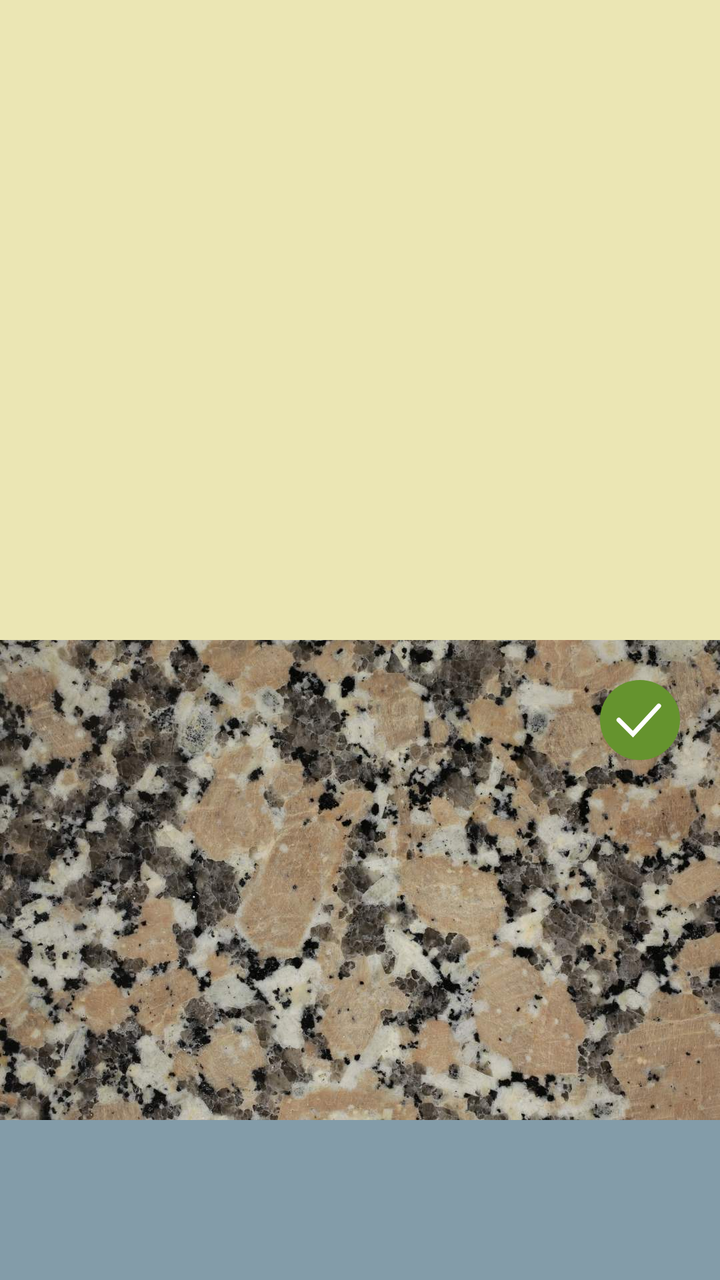
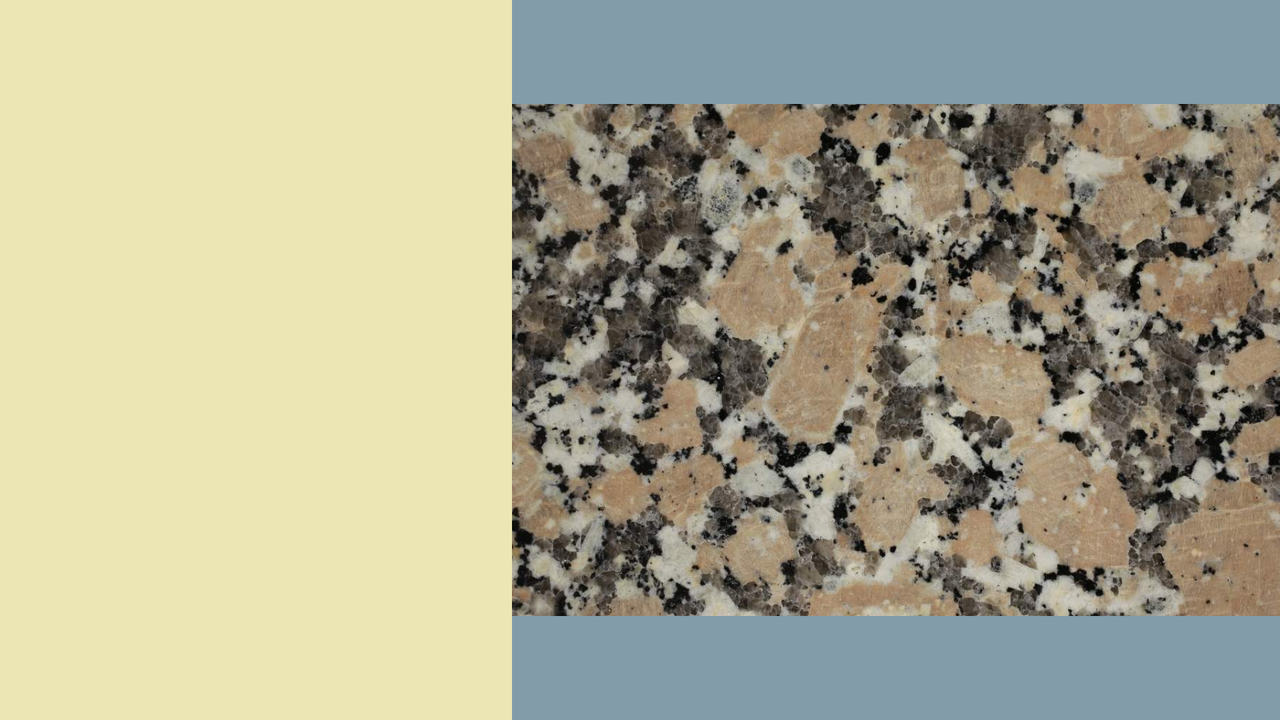

Two renders of one Android screen. The first uses the default layout on a phone; the second uses the alternative layout the repository ships for a different screen configuration, on a matching device. The two XML files are below.
<!-- AndroidManifest.xml: application theme AppTheme -->
<!-- res/layout/activity_task_drag_drop_zula.xml -->
<?xml version="1.0" encoding="utf-8"?>
<LinearLayout xmlns:android="http://schemas.android.com/apk/res/android"
    xmlns:app="http://schemas.android.com/apk/res-auto"
    xmlns:tools="http://schemas.android.com/tools"
    android:layout_width="match_parent"
    android:layout_height="match_parent"
    android:orientation="vertical"
    android:background="@color/colorPozadiTaskTmava"
    tools:context="cz.cuni.pedf.vovap.jirsak.geostezka.TaskDragDropActivity">

    <GridView
        android:id="@+id/llDD"
        style="@style/GeoThemeDashboardUlohy"
        android:layout_width="match_parent"
        android:layout_height="match_parent"
        android:layout_weight="0.5"
        android:columnWidth="@dimen/dimTaskDragDrop_sourceImg_width"

        android:horizontalSpacing="10dp"
        android:numColumns="auto_fit"
        android:paddingBottom="20dp"
        android:paddingLeft="30dp"
        android:paddingRight="30dp"
        android:paddingTop="30dp"
        android:stretchMode="none"
        android:verticalSpacing="20dp"/>

    <RelativeLayout
        android:layout_width="match_parent"
        android:layout_height="match_parent"
        android:orientation="vertical"
        android:layout_weight="0.5"
        android:id="@+id/rlDD">
        <ImageView
            android:id="@+id/ivDDZula"
            android:layout_height="wrap_content"
            android:layout_width="match_parent"
            android:adjustViewBounds="true"
            android:src="@drawable/granit_liberec"
            />

        <ImageView
            android:id="@+id/confirmTask"
            android:layout_width="50dp"
            android:layout_height="50dp"
            android:layout_marginEnd="15dp"
            android:layout_marginTop="15dp"
            android:src="@drawable/ic_check_ok"
            android:layout_alignParentEnd="true"
            android:visibility="visible"
            android:padding="5dp"
            />
    </RelativeLayout>

    


</LinearLayout>
<!-- resources referenced by this layout -->
<resources>
  <color name="colorPozadiTaskTmava">#839CA9</color>
  <dimen name="dimTaskDragDrop_sourceImg_width">100dp</dimen>
  <!-- drawable granit_liberec: jpg bitmap (drawable, 136426 bytes) -->
  <!-- drawable ic_check_ok (drawable) -->
  <vector android:height="24dp" android:viewportHeight="34.0"
      android:viewportWidth="34.0" android:width="24dp" xmlns:android="http://schemas.android.com/apk/res/android">
      <path android:fillColor="#65932E" android:pathData="M17,17m-17,0a17,17 0,1 1,34 0a17,17 0,1 1,-34 0"/>
      <path android:fillColor="#00000000"
          android:pathData="M8,17l6,6l11,-12"
          android:strokeColor="#FEFEFE" android:strokeLineCap="round" android:strokeWidth="1.94994"/>
  </vector>
  <style name="GeoThemeDashboardUlohy" parent="android:Widget.GridView">
          <item name="android:layout_width">wrap_content</item>
          <item name="android:layout_height">match_parent</item>
          <item name="android:background">#EBE6B4</item>
          <item name="android:stretchMode">spacingWidth</item>
          <item name="android:layout_centerInParent">true</item>
          <item name="android:gravity">center</item>
      </style>
  <style name="AppTheme" parent="android:Theme.Holo.Light.DarkActionBar">
          <item name="android:fontFamily">sans-serif</item>
      </style>
</resources>
<!-- res/layout-land/activity_task_drag_drop_zula.xml (the repository's variant of the layout above) -->
<!-- drawn on the phone turned sideways -->
<?xml version="1.0" encoding="utf-8"?>
<LinearLayout xmlns:android="http://schemas.android.com/apk/res/android"
              xmlns:app="http://schemas.android.com/apk/res-auto"
              xmlns:tools="http://schemas.android.com/tools"
              android:layout_width="match_parent"
              android:layout_height="match_parent"
              android:orientation="horizontal"
              android:background="@color/colorPozadiTaskTmava"
              tools:context="cz.cuni.pedf.vovap.jirsak.geostezka.TaskDragDropActivity">

    <GridView
        android:id="@+id/llDD"
        style="@style/GeoThemeDashboardUlohy"
        android:layout_width="match_parent"
        android:layout_height="match_parent"
        android:layout_weight="3"
        android:columnWidth="@dimen/dimTaskDragDrop_sourceImg_width"

        android:horizontalSpacing="10dp"
        android:numColumns="auto_fit"
        android:paddingBottom="20dp"
        android:paddingLeft="30dp"
        android:paddingRight="30dp"
        android:paddingTop="30dp"
        android:stretchMode="none"
        android:verticalSpacing="20dp"/>

    <RelativeLayout
        android:layout_width="match_parent"
        android:layout_height="wrap_content"
        android:layout_weight="2"
        android:layout_gravity="center_vertical"
        android:id="@+id/rlDD">
        <ImageView
            android:id="@+id/ivDDZula"
            android:layout_height="wrap_content"
            android:layout_width="match_parent"
            android:adjustViewBounds="true"
            android:src="@drawable/granit_liberec"
            />
    </RelativeLayout>
</LinearLayout>
<!-- resources referenced by the variant -->
<!-- as the phone turned sideways resolves them -->
<resources>
  <color name="colorPozadiTaskTmava">#839CA9</color>
  <dimen name="dimTaskDragDrop_sourceImg_width">100dp</dimen>
  <!-- drawable granit_liberec: jpg bitmap (drawable, 136426 bytes) -->
  <style name="GeoThemeDashboardUlohy" parent="android:Widget.GridView">
          <item name="android:layout_width">wrap_content</item>
          <item name="android:layout_height">match_parent</item>
          <item name="android:background">#EBE6B4</item>
          <item name="android:stretchMode">spacingWidth</item>
          <item name="android:layout_centerInParent">true</item>
          <item name="android:gravity">center</item>
      </style>
  <style name="AppTheme" parent="android:Theme.Holo.Light.DarkActionBar">
          <item name="android:fontFamily">sans-serif</item>
      </style>
</resources>
